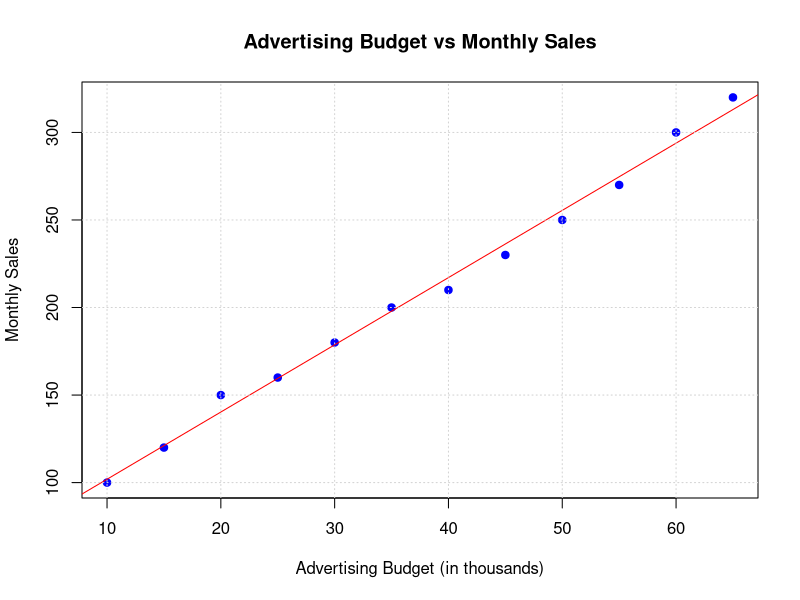

Reproduce this figure in R.
# Sample data
ad_budget <- c(10, 15, 20, 25, 30, 35, 40, 45, 50, 55, 60, 65)
sales <- c(100, 120, 150, 160, 180, 200, 210, 230, 250, 270, 300, 320)

# Create scatter plot
plot(ad_budget, sales,
     main = "Advertising Budget vs Monthly Sales",
     xlab = "Advertising Budget (in thousands)",
     ylab = "Monthly Sales",
     col = "blue",
     pch = 19)

# Add trend line
abline(lm(sales ~ ad_budget), col = "red")

# Add grid
grid()
